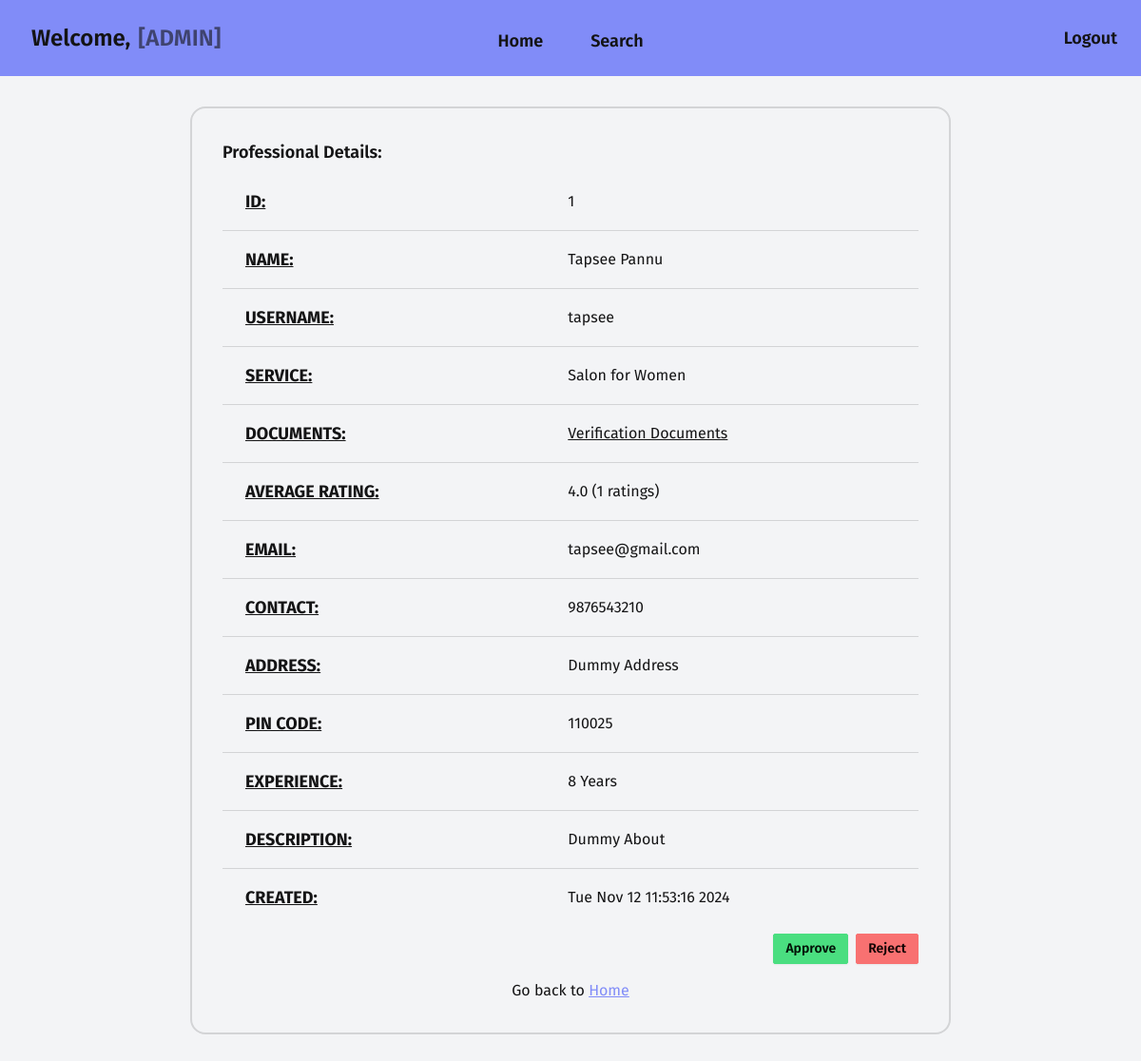
Page /admin/professional/details/1 on the committed database.
### models.py (models this page shows, shortened)
class Professional(db.Model):
    __tablename__ = 'professional'
    id: Mapped[int] = mapped_column(
        Integer, primary_key=True, autoincrement="auto")
    user_id: Mapped[int] = mapped_column(ForeignKey("user.id"))
    user: Mapped["User"] = relationship(cascade="all,delete")
    contact: Mapped[str] = mapped_column(String(10), unique=True)
    address: Mapped[str] = mapped_column(Text)
    pincode: Mapped[str] = mapped_column(String(6))
    experience: Mapped[int] = mapped_column(Integer)
    description: Mapped[str] = mapped_column(Text)
    approval: Mapped[Optional[str]] = mapped_column(String, default="PENDING")
    service_id: Mapped[int] = mapped_column(ForeignKey("service.id"))
    service: Mapped["Service"] = relationship(back_populates="professionals")
    created: Mapped[Optional[datetime]] = mapped_column(
        DateTime, server_default=func.now())
    updated: Mapped[Optional[datetime]] = mapped_column(
        DateTime, default=func.now(), onupdate=func.now())
    def get_avg_rating(self):
        sql = select(func.avg(ServiceRequest.rating), func.count()).where(
            ServiceRequest.service_id == self.service_id,
            ServiceRequest.professional_id == self.id,
            ServiceRequest.status == "CLOSED"
        ).group_by(ServiceRequest.service_id)
        result = db.session.execute(sql).first()
        if not result:
            return "No Ratings"
        avg, count = result
        return f"{round(avg, 2)} ({count} ratings)"
    def get_docs_file(self):
        docspath = f"PROF_DOCS/PROF_DOCS_{self.id}.pdf"
        return url_for("static", filename=docspath)

class User(db.Model, UserMixin):
    __tablename__ = 'user'
    id: Mapped[int] = mapped_column(
        Integer, primary_key=True, autoincrement="auto")
    fullname: Mapped[str] = mapped_column(String(200))
    username: Mapped[str] = mapped_column(String(30), unique=True)
    email: Mapped[str] = mapped_column(String(200), unique=True)
    password: Mapped[str] = mapped_column(String(40))
    role: Mapped[str] = mapped_column(String(200))

class Service(db.Model):
    __tablename__ = 'service'
    id: Mapped[int] = mapped_column(
        Integer, primary_key=True, autoincrement="auto")
    name: Mapped[str] = mapped_column(String(200))
    price: Mapped[int] = mapped_column(Integer)
    timereq: Mapped[Optional[int]] = mapped_column(Integer)  # in hours
    description: Mapped[str] = mapped_column(Text)
    professionals: Mapped[List["Professional"]
                          ] = relationship(back_populates="service")
    created: Mapped[Optional[datetime]] = mapped_column(
        DateTime, server_default=func.now())
    updated: Mapped[Optional[datetime]] = mapped_column(
        DateTime, default=func.now(), onupdate=func.now())

### views.py (the view)
@app.route("/admin/professional/details/<prof_id>")
def prof_details(prof_id):
    prof = get_with_id(Professional, prof_id)
    if not prof:
        return redirect(url_for('not_found'))
    return render_template("admin/professional/details.html", prof=prof)

### models.py (called while the page is built)
def get_with_id(model, pkid):
    sql = select(model).where(model.id == pkid)
    result = db.session.scalars(sql).first()
    return result

### templates/admin/professional/details.html (shortened to what this page needs)
{% extends "base/admin/loggedin.html" %}
{% block content %}
<section class="w-2/3 card card-bordered border-2">
  <div class="card-body">
    {% if prof %}
    <h2 class="card-title text-lg">Professional Details:</h2>
    <table class="table table-lg">
      <tbody>
        <tr>
          <td class="text-lg font-bold underline">ID:</td>
          <td>{{ prof.id }}</td>
        </tr>
        <tr>
          <td class="text-lg font-bold underline">NAME:</td>
          <td>{{ prof.user.fullname }}</td>
        </tr>
        <tr>
          <td class="text-lg font-bold underline">USERNAME:</td>
          <td>{{ prof.user.username }}</td>
        </tr>
        <tr>
          <td class="text-lg font-bold underline">SERVICE:</td>
          <td>{{ prof.service.name }}</td>
        </tr>
        <tr>
          <td class="text-lg font-bold underline">DOCUMENTS:</td>
          <td>
            <a href="{{ prof.get_docs_file() }}" class="link" download>Verification Documents</a>
          </td>
        </tr>
        <tr>
          <td class="text-lg font-bold underline">AVERAGE RATING:</td>
          <td>{{ prof.get_avg_rating() }}</td>
        </tr>
        <tr>
          <td class="text-lg font-bold underline">EMAIL:</td>
          <td>{{ prof.user.email }}</td>
        </tr>
        <tr>
          <td class="text-lg font-bold underline">CONTACT:</td>
          <td>{{ prof.contact }}</td>
        </tr>
        <tr>
          <td class="text-lg font-bold underline">ADDRESS:</td>
          <td>{{ prof.address }}</td>
        </tr>
        <tr>
          <td class="text-lg font-bold underline">PIN CODE:</td>
          <td>{{ prof.pincode }}</td>
        </tr>
        <tr>
          <td class="text-lg font-bold underline">EXPERIENCE:</td>
          <td>{{ prof.experience }} Years</td>
        </tr>
        <tr>
          <td class="text-lg font-bold underline">DESCRIPTION:</td>
          <td>{{ prof.description }}</td>
        </tr>
        <tr>
          <td class="text-lg font-bold underline">CREATED:</td>
          <td>{{ prof.created.ctime() }}</td>
        </tr>
      </tbody>
    </table>
    <div class="flex items-center justify-end gap-2">
      <a href="{{ url_for('prof_approve', prof_id=prof.id) }}">
        <button class="btn btn-sm btn-success">Approve</button>
      </a>
      <a href="{{ url_for('prof_reject', prof_id=prof.id) }}">
        <button class="btn btn-sm btn-error">Reject</button>
      </a>
    </div>
    {% else %}
    <p class="text-center text-lg font-bold">Requested professional not found</p>
    {% endif %}
    <p class="text-center pt-2">
      Go back to <a href="{{ url_for('admin_home') }}" class="link link-primary">Home</a>
    </p>
  </div>
</section>
{% endblock %}

### rows in the picture
Professional: id "1", get_avg_rating "4.0 (1 ratings)", contact "9876543210", address "Dummy Address", pincode "110025", experience "8", description "Dummy About", created.ctime "Tue Nov 12 11:53:16 2024"
User: user.fullname "Tapsee Pannu", user.username "tapsee", user.email "tapsee@gmail.com"
Service: service.name "Salon for Women"
